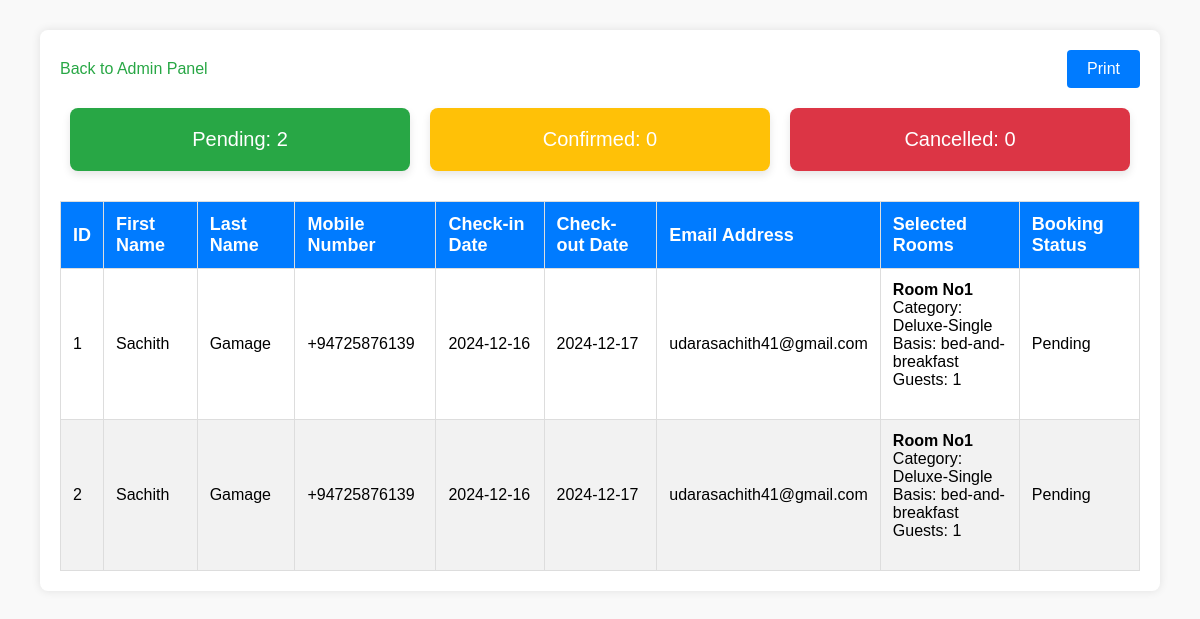
The page /layabeachbookings.php on the database its author committed.
### tables this page shows
CREATE TABLE IF NOT EXISTS `beachbookings` (
  `id` int NOT NULL AUTO_INCREMENT,
  `first_name` varchar(50) NOT NULL,
  `last_name` varchar(50) DEFAULT NULL,
  `mobile_number` varchar(15) NOT NULL,
  `checkin_date` date NOT NULL,
  `checkout_date` date NOT NULL,
  `email_address` varchar(100) NOT NULL,
  `selected_rooms_html` text NOT NULL,
  `created_at` timestamp NULL DEFAULT NULL,
  `booking_status` varchar(255) DEFAULT 'Pending',
  PRIMARY KEY (`id`) USING BTREE
);

### layabeachbookings.php (the view, shortened to what this page needs)
<!DOCTYPE html>
<html lang="en">
<head>
</head>
<body>
    <div class="dashboard">
        <div class="header">
            <a href="layahotelsadminpanel.php">Back to Admin Panel</a>
            <button onclick="printTable()">Print</button>
        </div>
        <div class="stats">
            <div class="stat pending" id="pendingBookings">Pending: 0</div>
            <div class="stat confirmed" id="confirmedBookings">Confirmed: 0</div>
            <div class="stat canceled" id="canceledBookings">Cancelled: 0</div>
        </div>
        <table class="bookingsTable">
            <thead>
                <tr>
                    <th>ID</th>
                    <th>First Name</th>
                    <th>Last Name</th>
                    <th>Mobile Number</th>
                    <th>Check-in Date</th>
                    <th>Check-out Date</th>
                    <th>Email Address</th>
                    <th>Selected Rooms</th>
                    <th>Booking Status</th>
                </tr>
            </thead>
            <tbody id="bookingsTableBody">
                <?php
                include 'db_connect.php';
                $sql = "SELECT * FROM beachbookings";
                $result = $conn->query($sql);
                if ($result->num_rows > 0) {
                    while($row = $result->fetch_assoc()) {
                        echo "<tr>
                                <td>{$row['id']}</td>
                                <td>{$row['first_name']}</td>
                                <td>{$row['last_name']}</td>
                                <td>{$row['mobile_number']}</td>
                                <td>{$row['checkin_date']}</td>
                                <td>{$row['checkout_date']}</td>
                                <td>{$row['email_address']}</td>
                                <td>{$row['selected_rooms_html']}</td>
                                <td>{$row['booking_status']}</td>
                              </tr>";
                    }
                } else {
                    echo "<tr><td colspan='10'>No bookings found</td></tr>";
                }
                ?>
            </tbody>
        </table>
    </div>
</body>
</html>

### layabeachbookings.php (style rules this page uses)
body { font-family: Arial, sans-serif; background-color: #f9f9f9; margin: 0; padding: 0; }
.dashboard { width: 90%; max-width: 1200px; margin: 30px auto; background: #ffffff; box-shadow: 0 0 10px rgba(0, 0, 0, 0.1); border-radius: 8px; padding: 20px; }
.header { display: flex; justify-content: space-between; align-items: center; margin-bottom: 20px; }
.header a { font-size: 16px; color: #28a745; text-decoration: none; font-family: Arial, sans-serif; }
.header button { font-size: 16px; color: #ffffff; background-color: #007bff; border: none; border-radius: 4px; padding: 10px 20px; cursor: pointer; font-family: Arial, sans-serif; }
.stats { display: flex; justify-content: space-between; margin-bottom: 30px; }
.stat { width: 30%; padding: 20px; color: #ffffff; text-align: center; border-radius: 8px; font-size: 20px; box-shadow: 0 4px 8px rgba(0, 0, 0, 0.1); transition: background-color 0.3s, transform 0.3s; margin: 0 10px; }
.stat.pending { background-color: #28a745; }
.stat.confirmed { background-color: #ffc107; }
.stat.canceled { background-color: #dc3545; }
.bookingsTable { width: 100%; border-collapse: collapse; }
.bookingsTable th, .bookingsTable td { border: 1px solid #ddd; padding: 12px; text-align: left; }
.bookingsTable th { background-color: #007bff; color: #ffffff; }
.bookingsTable tr:nth-child(even) { background-color: #f2f2f2; }
.bookingsTable td { font-size: 16px; }
.bookingsTable th { font-size: 18px; font-weight: bold; }

### rows shown on the page
beachbookings: id "1", first_name "Sachith", last_name "Gamage", mobile_number "+94725876139", checkin_date "2024-12-16", checkout_date "2024-12-17", email_address "udarasachith41@gmail.com", selected_rooms_html "Room No1 Category: Deluxe-Single Basis: bed-and-breakfast Guests: 1", booking_status "Pending"
beachbookings: id "2", first_name "Sachith", last_name "Gamage", mobile_number "+94725876139", checkin_date "2024-12-16", checkout_date "2024-12-17", email_address "udarasachith41@gmail.com", selected_rooms_html "Room No1 Category: Deluxe-Single Basis: bed-and-breakfast Guests: 1", booking_status "Pending"
